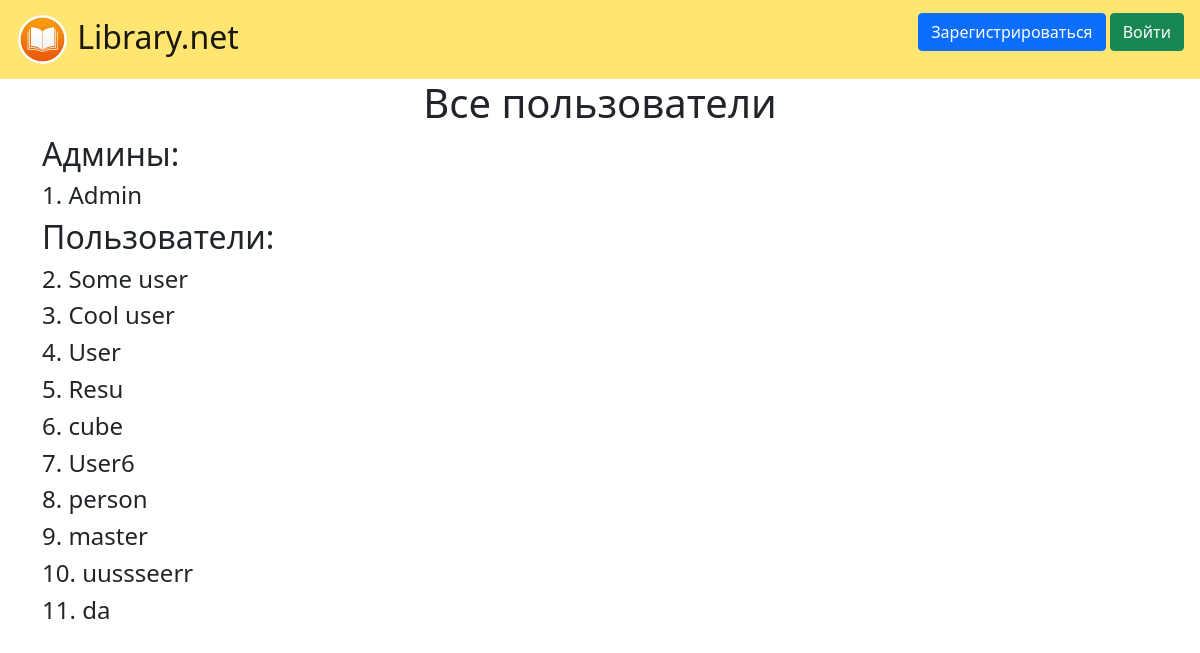
/users, run on an earlier commit of the app's database.
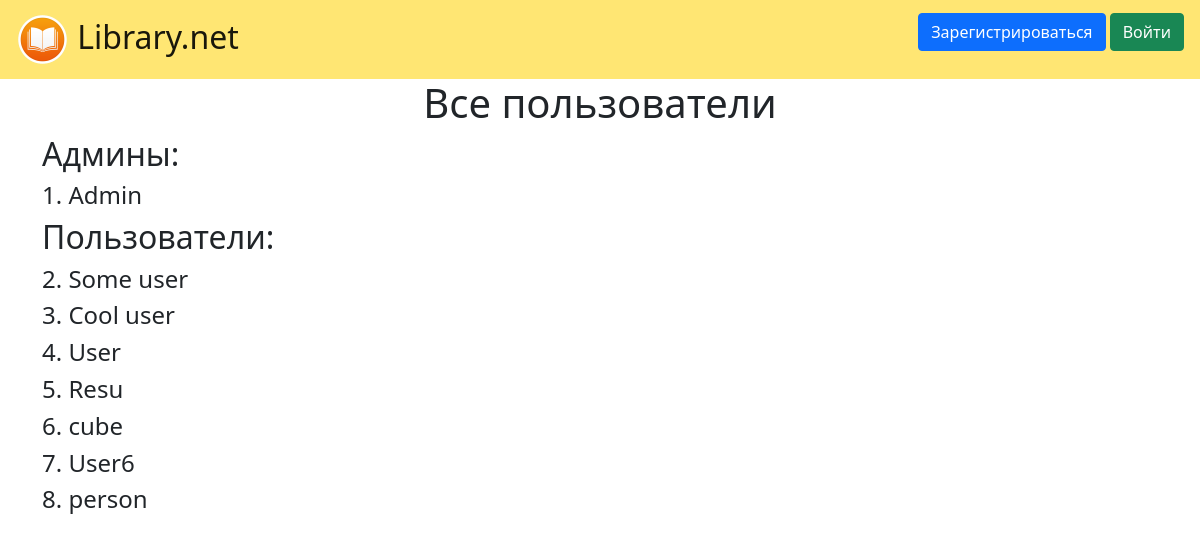
And on a later commit of the database.
### data/users.py (models this page shows, shortened)
class User(SqlAlchemyBase, UserMixin, SerializerMixin):
    __tablename__ = 'users'
    id = sqlalchemy.Column(sqlalchemy.Integer,
                           primary_key=True, autoincrement=True)  # айди
    name = sqlalchemy.Column(sqlalchemy.String, nullable=True)  # имя пользователя
    about = sqlalchemy.Column(sqlalchemy.String, nullable=True)  # описание
    email = sqlalchemy.Column(sqlalchemy.String,
                              index=True, unique=True, nullable=True)  # адрес почты
    position = sqlalchemy.Column(sqlalchemy.String, nullable=True)  # должность
    hashed_password = sqlalchemy.Column(sqlalchemy.String, nullable=True)  # пароль
    created_date = sqlalchemy.Column(sqlalchemy.DateTime,
                                     default=datetime.datetime.now)  # дата создания

### main.py (the view)
@app.route("/users")
def users():
    db_sess = db_session.create_session()
    users = db_sess.query(User).all()
    return render_template("users.html", users=users, title='Список пользователей')

### data/db_session.py (called while the page is built)
def create_session() -> Session:
    global __factory
    return __factory()

### templates/users.html
{% extends "base.html" %}
{% block content %}
<h1>Все пользователи</h1>
{% for item in users%}
    {% if item.position == 'admin'%}
        <h2>Админы:</h2>
        <h4>{{loop.index}}. {{item.name}}</h4>
    <h2>Пользователи:</h2>
    {% elif item.position == 'user'%}
        <h4>{{loop.index}}. {{item.name}}</h4>
    {% endif %}
{% endfor %}
{% endblock %}

What changed in the data, as far as the page shows it:
removed User: name "master"
removed User: name "uussseerr"
removed User: name "da"
